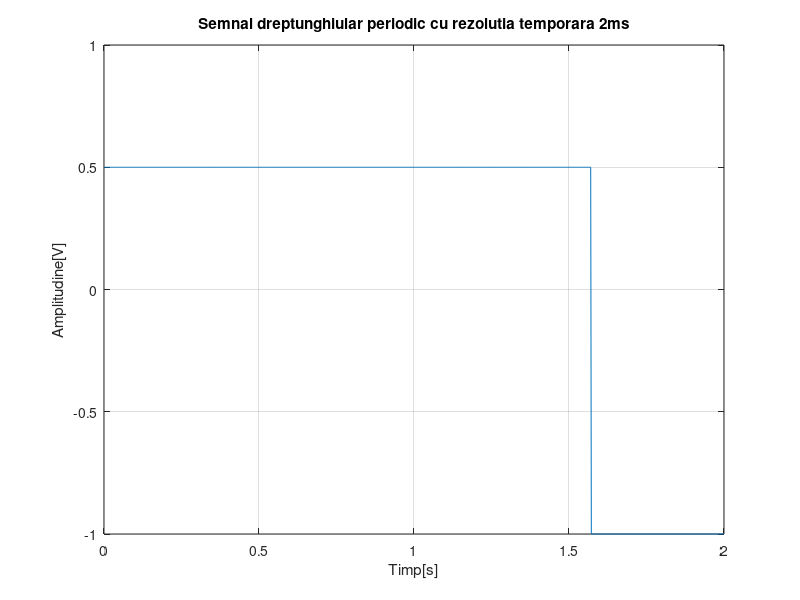
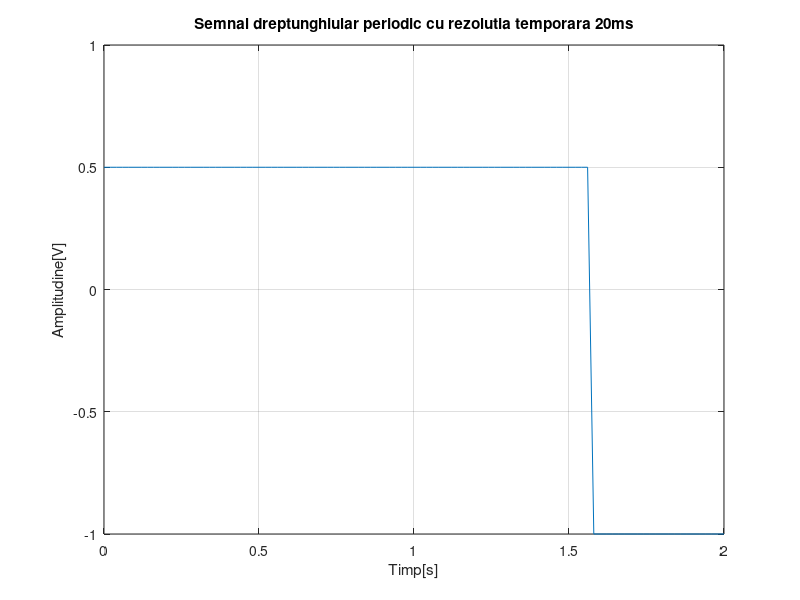
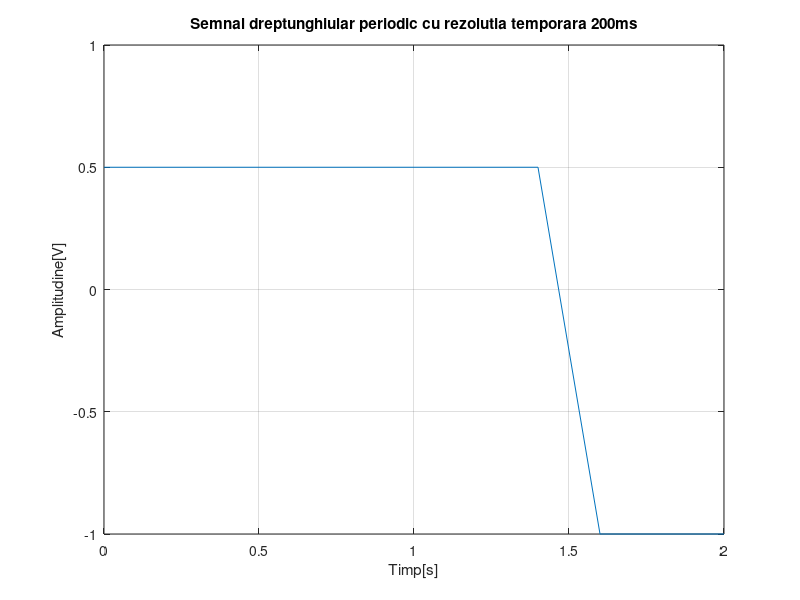

Here is the MATLAB script that generated these plots, in order:
%semnal dreptunghiular periodic cu rezolutia temporara 2ms

t1 = 0:0.002:2; 
%t1 este un vector ce contine valori de la 0 la 5 cu pasul 0.002(rezolutia)
T = 2;          %perioada
a = (0.5+1)/2;  %amplitudinea semnalului este (nivel maxim + |nivel minim|)/2
c = -0.25;      %componenta continua = cu cat adunam amplitudinea 
                %astfel incat sa ne dea nivelul maxim

d1 = c + a*square(t1,25);  %forma semnalului dreptunghiular
%square(t1,25) genereaza semnalul dreptunghiular cu factorul de umplere 25

figure(1)    %dorim ca reprezentarile grafice sa fie in ferestre separate 
%iar graficul ce urmeaza are numarul 1

plot(t1,d1), grid,  
%plot face reprezentarea grafica a lui d1 in functie de t1
%grid traseaza pe grafic linii pentru a il citi mai usor

title('Semnal dreptunghiular periodic cu rezolutia temporara 2ms'),
xlabel('Timp[s]'), ylabel('Amplitudine[V]')
%title pune reprezentarii grafice un titlu
%xlabel pune reprezentarii grafice un nume pe abscisa
%ylabel pune reprezentarii grafice un nume pe ordonata


%semnal dreptunghiular periodic cu rezolutia temporara 20ms
t2=0:0.02:2;
d2 = c + a*square(t2,25);
figure(2)
plot(t2,d2), grid
title('Semnal dreptunghiular periodic cu rezolutia temporara 20ms'),
xlabel('Timp[s]'), ylabel('Amplitudine[V]')


%semnal dreptunghiular periodic cu rezolutia temporara 200ms
t3=0:0.2:2;
d3 = c + a*square(t3,25);
figure(3)
plot(t3,d3), grid,
title('Semnal dreptunghiular periodic cu rezolutia temporara 200ms'),
xlabel('Timp[s]'), ylabel('Amplitudine[V]')

